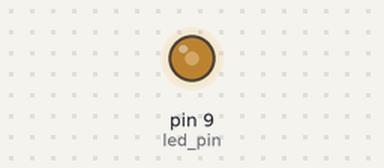
Bench run of a sketch on a simulated Arduino Uno, built with avr-gcc and run on an emulated ATmega328P. On the bench: output pins drawn as LEDs (lit = HIGH).

Above: at 0.05 s.
At 1.05 s:
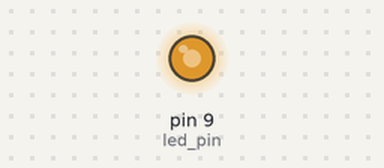
At 2.05 s:
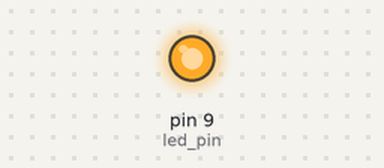
Timing chart, 0 to 4.8 s (numbered marks = the images above):
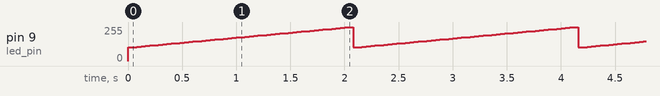

Measured:
- by itself, pin 9 (led_pin): ramps from 102/255 to 255/255 and jumps back, once every 2.1 s

The sketch:

sweepsample.ino
```cpp
const int led_pin = 9;

void setup() {
}

void loop() {

  for ( int led_value = 102; led_value < 256; led_value += 3 ) {
    analogWrite( led_pin, led_value );
    delay(40);
  }

//analogWrite( led_pin, 0 );
//delay(1000);

}
```
